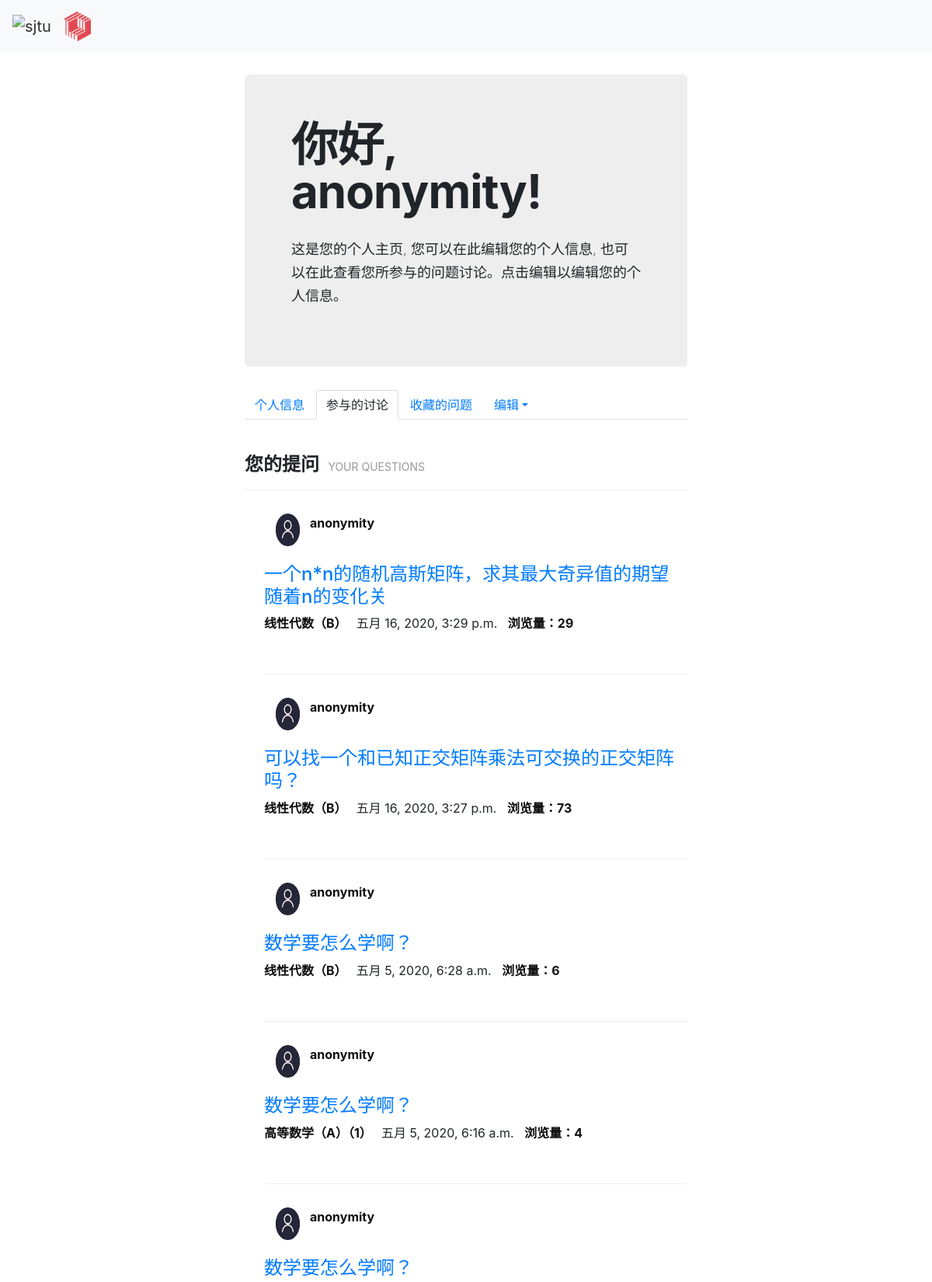
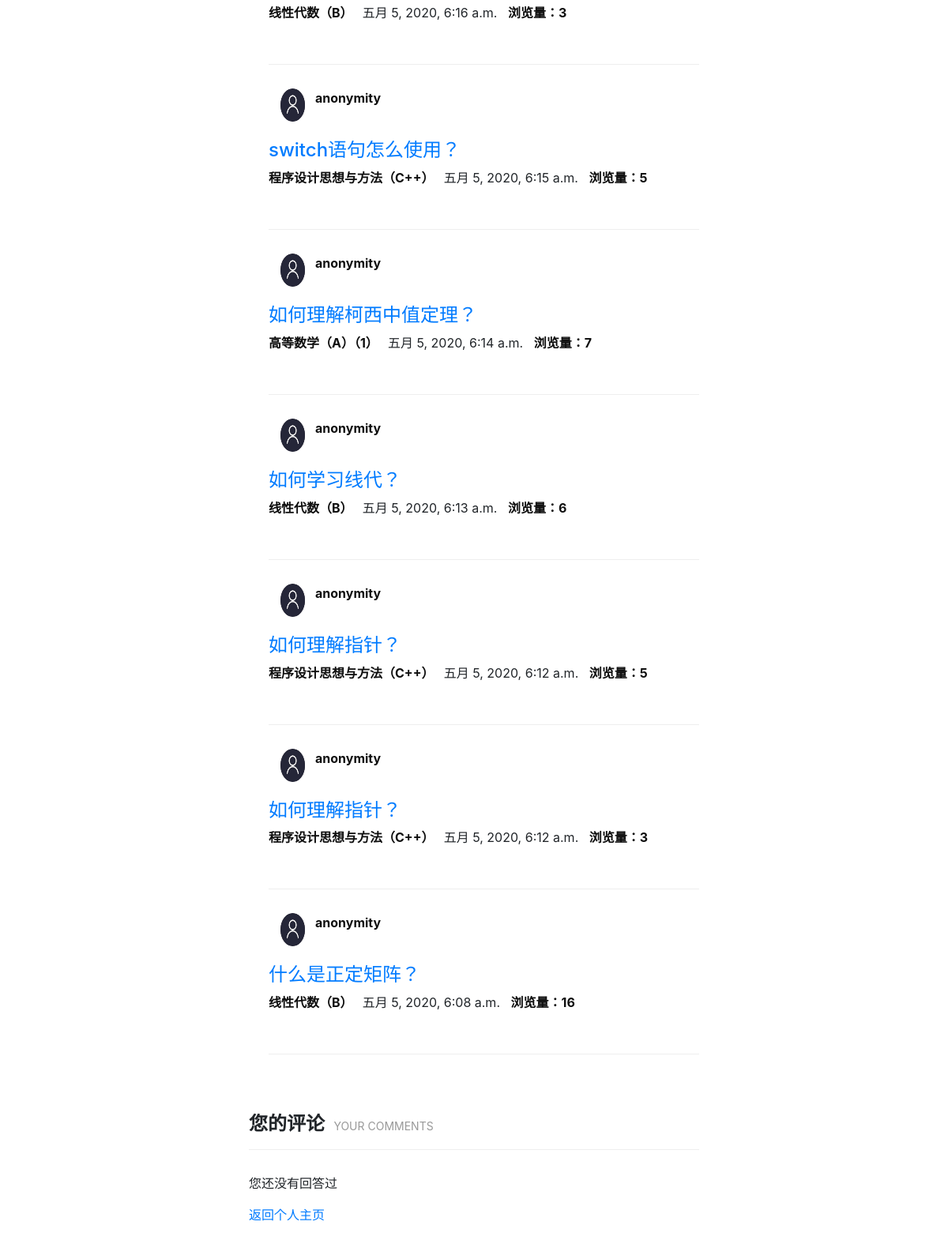
The app's page /qas_system/userpage/related_discuss/ (signed in) with its own data (2 pictures, top to bottom).
### qas_system/models.py (models this page shows, shortened)
class User(models.Model):
    user_name = models.CharField(verbose_name='用户名', max_length=30, blank=False, unique=True)
    password = models.CharField(verbose_name='密码', max_length=30, blank=False)
    avatar = models.ImageField(upload_to='avatar/', verbose_name='头像', blank=True, null=True)
    email = models.EmailField(default='', verbose_name='邮箱', blank=True, null=True)
    bio = models.TextField(max_length=500, default='', verbose_name='个人简介', blank=True, null=True)
    college = models.CharField(max_length=30, default='', verbose_name='学院', blank=True, null=True)
    major = models.CharField(max_length=20, default='', verbose_name='专业', blank=True, null=True)
    grade = models.CharField(max_length=20, default='', verbose_name='年级', blank=True, null=True)
    sex = models.CharField(max_length=2, default='', verbose_name='性别', blank=True, null=True)
    collect_question = models.ManyToManyField('Question')
    def __str__(self):
        return self.user_name

class Question(models.Model):
    question_title = models.CharField(verbose_name='标题', max_length=30, blank=False)
    question_text = RichTextField(verbose_name='具体描述')
    question_subject = models.ForeignKey('Subject', verbose_name='科目', on_delete=models.CASCADE)
    pub_date = models.DateTimeField(auto_now=True, verbose_name='提问日期')
    page_views = models.PositiveIntegerField(default=0, verbose_name='浏览量')
    questioner = models.ForeignKey('User', verbose_name='提问者', on_delete=models.CASCADE)
    good_num = models.IntegerField(default=0, verbose_name='点赞量')

class Subject(models.Model):
    name = models.CharField(max_length=30, unique=True, verbose_name='科目名称')
    def __str__(self):
        return self.name

### qas_system/views.py (the view)
# urls.py: path('userpage/related_discuss/', views.userpage_related_discuss),  # 查看参与的讨论
def userpage_related_discuss(request):
    try:
        user = User.objects.get(id=request.session['user_id'])
    except KeyError:
        return HttpResponse("请先登录！")
    my_ask = Question.objects.filter(questioner_id=request.session['user_id']).order_by('-pub_date')
    my_answer_detail = Comment.objects.filter(comment_person=request.session['user_id']).order_by('-pub_date')
    return render(request, 'personal_related_discuss.html',
                  {'my_ask': my_ask, 'my_answer_detail': my_answer_detail, 'user': user})

### templates/personal_related_discuss.html (shortened to what this page needs)
{% extends 'base.html' %}
{% load static %}
{% block link_before %}
    <link href="{% static 'bootstrap-combined.min.css' %}" rel="stylesheet">
{% endblock %}
{% block link_after %}
    <link href="{% static 'layoutit.css'%}" rel="stylesheet">
{% endblock %}
{% block content %}
<div class="container-fluid">
	<div class="row-fluid">
		<div class="span3">
		</div>
		<div class="span6">
			<div class="hero-unit">
				<h1>
					<strong>你好, {{ user.user_name }}!</strong>
				</h1>
                <div>&nbsp;</div>
				<p>
					这是您的个人主页, 您可以在此编辑您的个人信息, 也可以在此查看您所参与的问题讨论。点击编辑以编辑您的个人信息。
				</p>
			</div>
			<ul class="nav nav-tabs">
				<li>
					<a  href="/qas_system/userpage/">个人信息</a>
				</li>
				<li class="active">
					<a>参与的讨论</a>
				</li>
                <li>
					<a href="/qas_system/userpage/collect_question/">收藏的问题</a>
				</li>
				<li class="dropdown" >
                    <a href="#" data-toggle="dropdown" class="dropdown-toggle">编辑</a>
				</li>
			</ul>
            <div>&nbsp;</div>
<div class="page-header" contenteditable="true"><h4><strong>您的提问 &nbsp;<small>YOUR QUESTIONS</small></strong></h4></div>
{% if my_ask %}
    <ul>
    {% for question in my_ask %}
        <div class="desc">
            <div class="container-fluid">
                 <div class="span1">
                     {% if question.questioner.avatar %}
                         <img style="width: 42px; height: 42px" src="{{ question.questioner.avatar.url }}" class="img-circle"/>
                     {% else %}
                         <img style="width: 42px; height: 42px" src="/media/avatar/default0.jpg" class="img-circle"/>
                     {% endif %}
                 </div>
				 <div class="span10">
                     <a href="#" style="color: #0e0e0e"><strong>{{ question.questioner }}</strong></a>
                     <p style="color: #0e0e0e" class="pl">{{ question.questioner.bio }}&nbsp;</p>
                 </div>
			</div>
            <h4><a href="/qas_system/question/{{ question.id }}/">{{ question.question_title }}</a></h4>
			<p class="meta">
				 <span class="sub"><a href="#" style="color: #0e0e0e"><strong>{{ question.question_subject }}&nbsp;&nbsp;</strong></a></span>
				 <span class="date">{{ question.pub_date }}</span>
                 <span><a href="#" style="color: #0e0e0e">&nbsp;&nbsp;<strong>浏览量：{{ question.page_views }}</strong></a></span>
			</p>
        </div>
        <div class="page-header" contenteditable="true"></div>
    {% endfor %}
    </ul>
{% else %}
    <p>您还没有提问过</p>
{% endif %}
<p>&nbsp;</p>
<div class="page-header" contenteditable="true"><h4><strong>您的评论 &nbsp;<small>YOUR COMMENTS</small></strong></h4></div>
{% if my_answer_detail %}
    <ul>
    {% for comment in my_answer_detail %}
        <div class="desc">
            <div class="container-fluid">
                 <div class="span1">
                     {% if comment.question.questioner.avatar %}
                         <img style="width: 42px; height: 42px" src="{{ comment.question.questioner.avatar.url }}" class="img-circle"/>
                     {% else %}
                         <img style="width: 42px; height: 42px" src="/media/avatar/default0.jpg" class="img-circle"/>
                     {% endif %}
                 </div>
				 <div class="span10">
                     <a href="#" style="color: #0e0e0e"><strong>{{ comment.question.questioner }}</strong></a>
                     <p style="color: #0e0e0e" class="pl">{{ comment.question.questioner.bio }}&nbsp;</p>
                 </div>
			</div>
            <h4><a href="/qas_system/question/{{ comment.question.id }}/">{{ comment.question.question_title }}</a></h4>
			<p class="meta">
				 <span class="sub"><a href="#" style="color: #0e0e0e"><strong>{{ comment.question.question_subject }}&nbsp;&nbsp;</strong></a></span>
				 <span class="date">{{ comment.question.pub_date }}</span>
                 <span><a href="#" style="color: #0e0e0e">&nbsp;&nbsp;<strong>浏览量：{{ comment.question.page_views }}</strong></a></span>
			</p>
            <p><strong>您在该问题下回答/评论了：</strong></p>
                {{ comment.comment_text | safe }}
        </div>
        <div class="page-header" contenteditable="true"></div>
    {% endfor %}
    </ul>
{% else %}
    <p>您还没有回答过</p>
{% endif %}
<a href="/qas_system/userpage/", target="_self">返回个人主页</a>
		</div>
		<div class="span3">
		</div>
	</div>
</div>
{% endblock %}

### static/mycss/header.css (style rules this page uses)
.pl { width: 500px; overflow:hidden; text-overflow:ellipsis; white-space: nowrap; }

### static/layoutit.css (style rules this page uses)
body { padding-top:0px; padding-bottom: 40px; margin-left:0px; -webkit-transition: margin 500ms ease; -moz-transition: margin 500ms ease; -ms-transition: margin 500ms ease; -o-transition: margin 500ms ease; transition: margin 500ms ease; }

### records on screen
User: user_name "anonymity"
Question: questioner "anonymity", question_title "一个n*n的随机高斯矩阵，求其最大奇异值的期望随着n的变化关", question_subject "线性代数（B）", pub_date "五月 16, 2020, 3:29 p.m.", page_views "29"
Question: questioner "anonymity", question_title "可以找一个和已知正交矩阵乘法可交换的正交矩阵吗？", question_subject "线性代数（B）", pub_date "五月 16, 2020, 3:27 p.m.", page_views "73"
Question: questioner "anonymity", question_title "数学要怎么学啊？", question_subject "线性代数（B）", pub_date "五月 5, 2020, 6:28 a.m.", page_views "6"
Question: questioner "anonymity", question_title "数学要怎么学啊？", question_subject "高等数学（A）（1）", pub_date "五月 5, 2020, 6:16 a.m.", page_views "4"
Question: questioner "anonymity", question_title "数学要怎么学啊？", question_subject "线性代数（B）", pub_date "五月 5, 2020, 6:16 a.m.", page_views "3"
Question: questioner "anonymity", question_title "switch语句怎么使用？", question_subject "程序设计思想与方法（C++）", pub_date "五月 5, 2020, 6:15 a.m.", page_views "5"
Question: questioner "anonymity", question_title "如何理解柯西中值定理？", question_subject "高等数学（A）（1）", pub_date "五月 5, 2020, 6:14 a.m.", page_views "7"
Question: questioner "anonymity", question_title "如何学习线代？", question_subject "线性代数（B）", pub_date "五月 5, 2020, 6:13 a.m.", page_views "6"
Question: questioner "anonymity", question_title "如何理解指针？", question_subject "程序设计思想与方法（C++）", pub_date "五月 5, 2020, 6:12 a.m.", page_views "5"
Question: questioner "anonymity", question_title "如何理解指针？", question_subject "程序设计思想与方法（C++）", pub_date "五月 5, 2020, 6:12 a.m.", page_views "3"
Question: questioner "anonymity", question_title "什么是正定矩阵？", question_subject "线性代数（B）", pub_date "五月 5, 2020, 6:08 a.m.", page_views "16"
